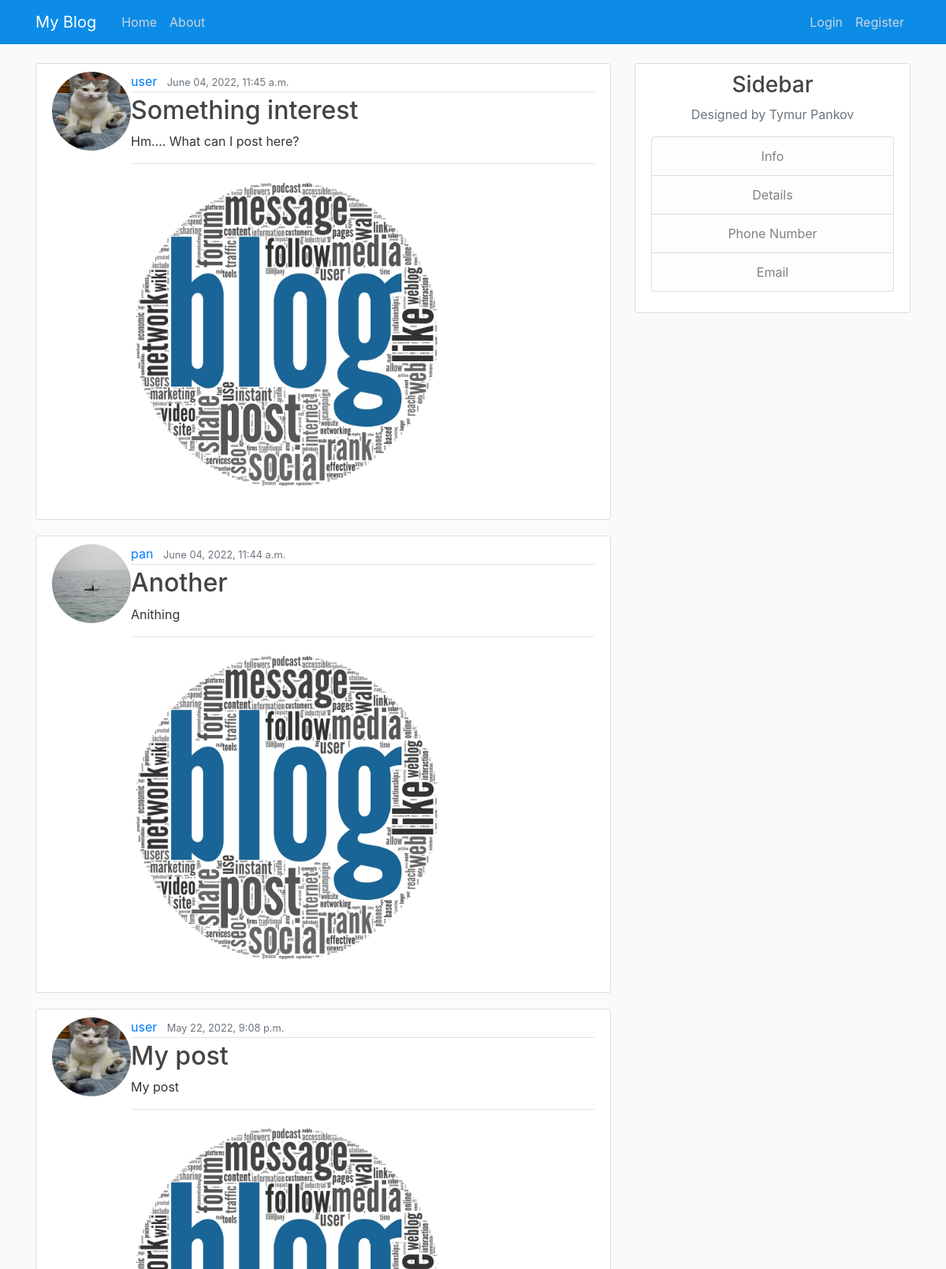
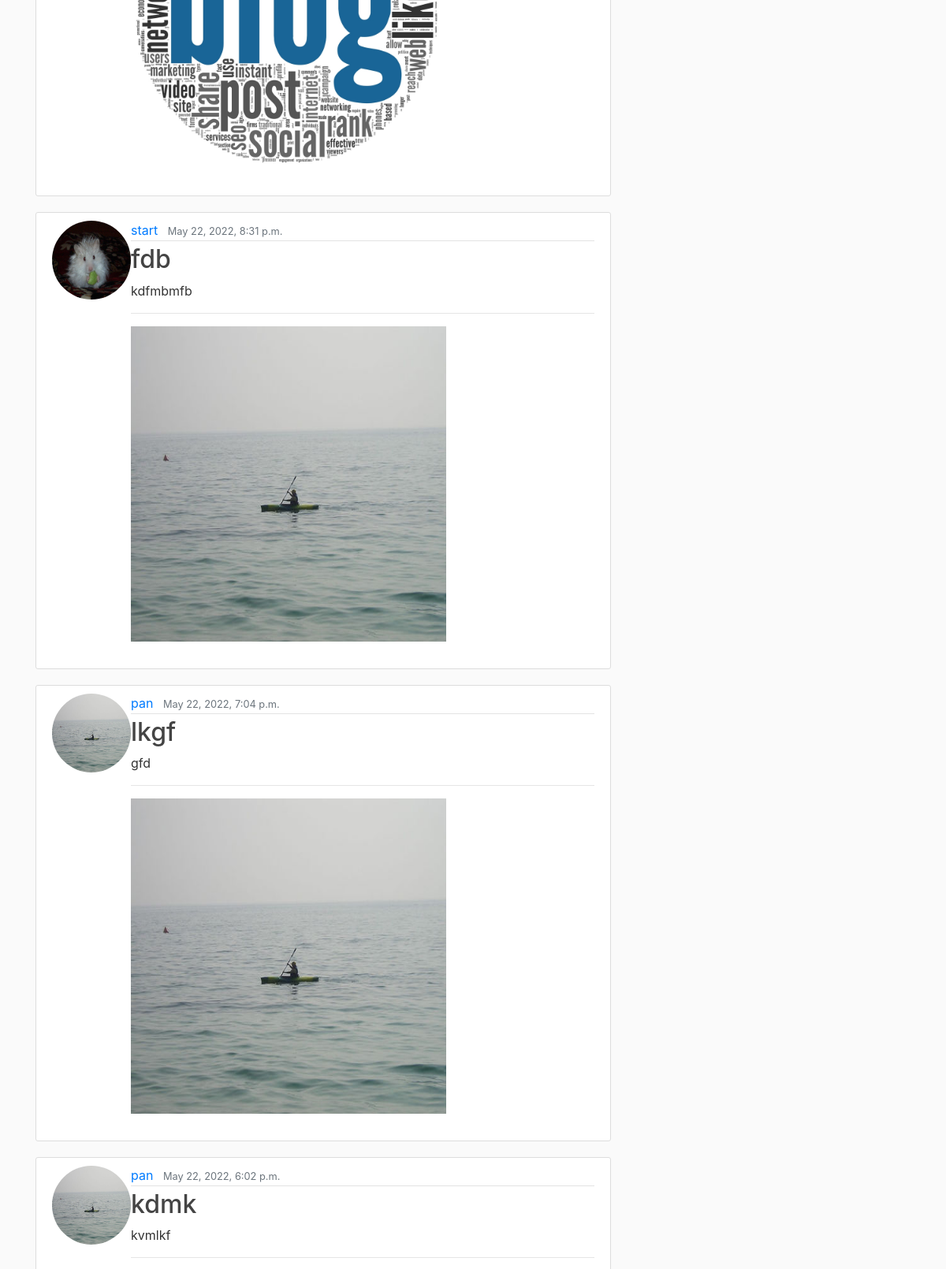
The page / (upper part) on the database its author committed (2 pictures, top to bottom).
### blog/models.py (models this page shows, shortened)
class Post(models.Model):
    title = models.CharField(max_length=100)
    content = models.TextField()
    date_posted = models.DateTimeField(default=timezone.now)
    author = models.ForeignKey(User, on_delete=models.CASCADE)
    image = models.ImageField(default='blog.jpg', upload_to='posts')

### accounts/models.py (models this page shows, shortened)
class Profile(models.Model):
    user = models.OneToOneField(User, on_delete=models.CASCADE)
    image = models.ImageField(default='default.jpg', upload_to='pictures')
    bio = models.DateField()
    email = models.EmailField()
    address = models.CharField(max_length=100)

### blog/views.py (the view)
# urls.py: path('', PostView.as_view(), name='blog-home'),
class PostView(ListView):
    model = Post
    template_name = 'index.html'
    context_object_name = 'articles'
    ordering = ['-date_posted']

### blog/templates/index.html
{% extends "base.html" %}
{% block content %}
    {% for article in articles %}
        <article class="media content-section">
          <img class="rounded-circle" width="100" height="100" src="{{ article.author.profile.image.url }}">
          <div class="media-body">
            <div class="article-metadata">
              <a class="mr-2" href="#">{{ article.author }}</a>
              <small class="text-muted">{{ article.date_posted|date:"F d, Y, P"}}</small>
            </div>
            <h2><a class="article-title" href="{% url 'post-detail' article.id %}">{{ article.title }}</a></h2>
            <p class="article-content">{{ article.content }}</p>
            <hr>
            <img class="account-img1" width="400" height="400" src="{{ article.image.url }}">
            <br><br>
            </div>
        </article>
    {% endfor %}
{% endblock content %}

### blog/templates/base.html (shortened to what this page needs)
{% load static %}
<!DOCTYPE html>
<html>
<head>
    <link rel="stylesheet" href="https://maxcdn.bootstrapcdn.com/bootstrap/4.0.0/css/bootstrap.min.css">
    <link rel="stylesheet" type="text/css" href="{% static 'main.css' %}">
</head>
<body>
    <header class="site-header">
      <nav class="navbar navbar-expand-md navbar-dark bg-steel fixed-top">
        <div class="container">
          <a class="navbar-brand mr-4" href="#">My Blog</a>
          <div class="collapse navbar-collapse" id="navbarToggle">
            <div class="navbar-nav mr-auto">
              <a class="nav-item nav-link" href="{% url 'blog-home' %}">Home</a>
              <a class="nav-item nav-link" href="{% url 'blog-about' %}">About</a>
            </div>
            <div class="navbar-nav">
              {% if user.is_authenticated %}
              <a class="nav-item nav-link" href="{% url 'post-create' %}">Create Post</a>
              <a class="nav-item nav-link" href="{% url 'profile' %}">Profile</a>
              <a class="nav-item nav-link" href="{% url 'logout' %}">Logout</a>
              {% else %}
                <a class="nav-item nav-link" href="{% url 'login' %}">Login</a>
                <a class="nav-item nav-link" href="{% url 'register' %}">Register</a>
            </div>
            {% endif %}
          </div>
        </div>
      </nav>
    </header>
    <main role="main" class="container">
      <div class="row">
        <div class="col-md-8">
          {% block content %}{% endblock %}
        </div>
        <div class="col-md-4">
          <div class="content-section" align="center">
            <h3>Sidebar</h3>
            <p class='text-muted'>Designed by Tymur Pankov
              <ul class="list-group">
                <li class="list-group-item list-group-item-light">Info</li>
                <li class="list-group-item list-group-item-light">Details</li>
                <li class="list-group-item list-group-item-light">Phone Number</li>
                <li class="list-group-item list-group-item-light">Email</li>
              </ul>
            </p>
          </div>
        </div>
      </div>
    </main>
</body>
</html>

### blog/static/main.css (style rules this page uses)
body { background: #fafafa; color: #333333; margin-top: 5rem; }
h1, h2, h3, h4, h5, h6 { color: #444444; }
ul { margin: 0; }
.bg-steel { background-color: #0c8ce7; }
.site-header .navbar-nav .nav-link { color: #cbd5db; }
.content-section { background: #ffffff; padding: 10px 20px; border: 1px solid #dddddd; border-radius: 3px; margin-bottom: 20px; }
.article-title { color: #444444; }
.article-content { white-space: pre-line; }
.article-metadata { padding-bottom: 1px; margin-bottom: 4px; border-bottom: 1px solid #e3e3e3 }

### rows shown on the page
Post: author.profile.image (picture), author "user", date_posted "June 04, 2022, 11:45 a.m.", title "Something interest", content "Hm.... What can I post here?", image (picture)
Post: author.profile.image (placeholder picture), author "pan", date_posted "June 04, 2022, 11:44 a.m.", title "Another", content "Anithing", image (picture)
Post: author.profile.image (picture), author "user", date_posted "May 22, 2022, 9:08 p.m.", title "My post", content "My post", image (picture)
Post: author.profile.image (picture), author "start", date_posted "May 22, 2022, 8:31 p.m.", title "fdb", content "kdfmbmfb", image (placeholder picture)
Post: author.profile.image (placeholder picture), author "pan", date_posted "May 22, 2022, 7:04 p.m.", title "lkgf", content "gfd", image (placeholder picture)
Post: author.profile.image (placeholder picture), author "pan", date_posted "May 22, 2022, 6:02 p.m.", title "kdmk", content "kvmlkf"
